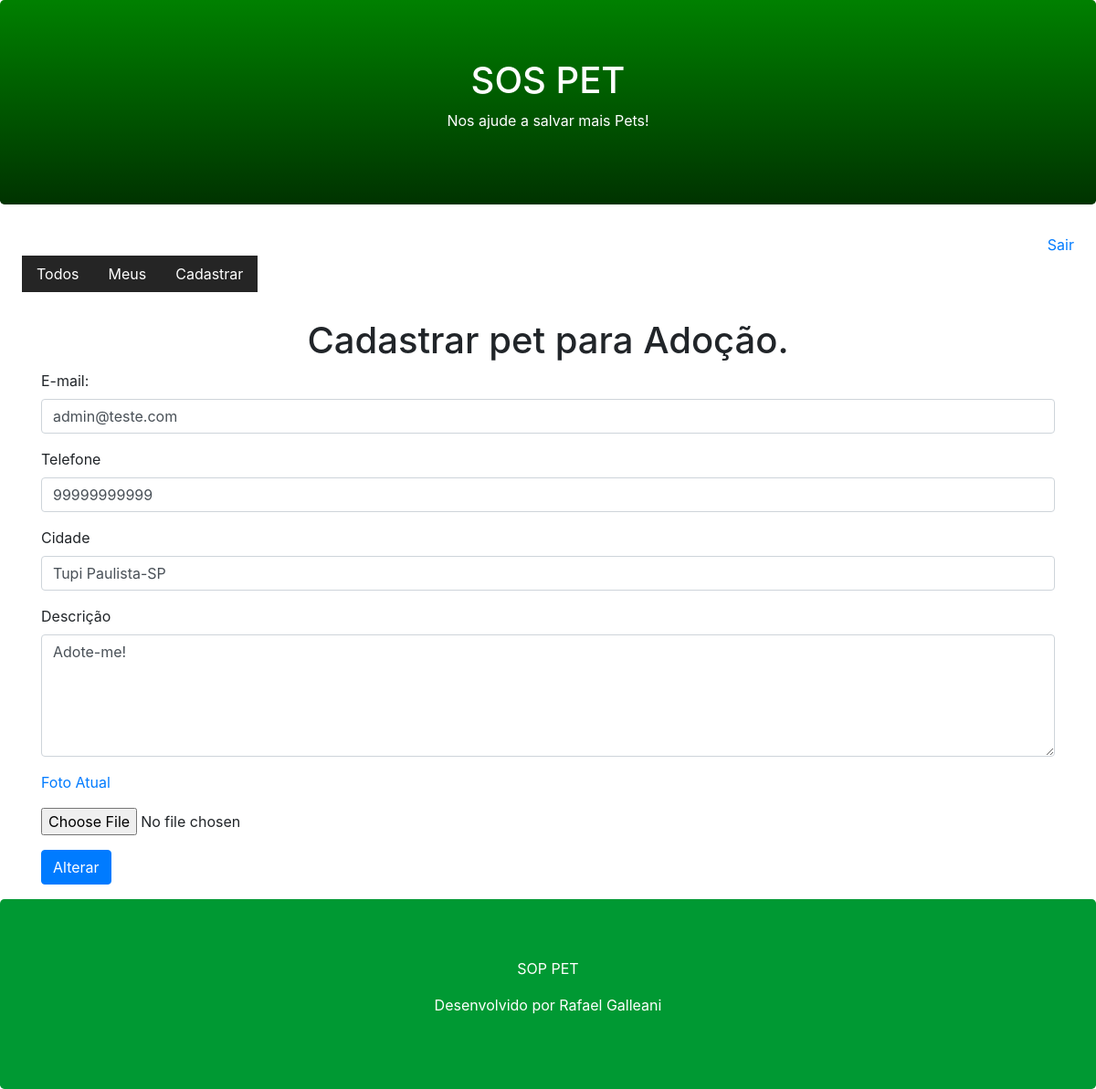
Page /pet/register/?id=12 (signed in) on the committed database.
### core/models.py (models this page shows, shortened)
class Pet(models.Model):
    city = models.CharField(max_length=100)#campo e o tipo e a quantidade de caracter.
    description = models.TextField()# para inserção de textos longos mas ha outros
    phone = models.CharField(max_length=11)
    email = models.EmailField()
    begin_date = models.DateTimeField(auto_now_add=True)# vair criar o horario que foi inserido os dados na tabela e incrementado automatico pelo auto
    photo = models.ImageField('pet') # no banco fica o caminho da foto por isso esse imagefield
    active = models.BooleanField(default=True)#desafio para acertar o modo sempre que for criado vai estar ativo.
    user = models.ForeignKey(User, on_delete=models.CASCADE)# pois o django ja cria a tabela de user e vou importar para saber qual usuario criou o pet.
    class Meta:
        db_table = 'pet'

### core/views.py (the view)
# urls.py: path('pet/register/', views.register_pet),
@login_required(login_url='/login/')
def register_pet(request):
    pet_id = request.GET.get('id')
    if pet_id:
        pet = Pet.objects.get(id=pet_id)
        if pet.user == request.user:
            return render(request, 'register-pet.html', {'pet':pet})
    return render(request, 'register-pet.html')

### templates/register-pet.html (shortened to what this page needs)
{% extends "model-page.html"%}
{% block content %}
    <h1 class="text-center">Cadastrar pet para Adoção.</h1>
    <form enctype="multipart/form-data" action="submit" method="POST">{% csrf_token %}
        <div class="container">
            <div class="form-group">
                <label for="email">E-mail: </label>
                <input class="form-control" name="email" type="text"  value="{{pet.email}}">
            </div>
            <div class="form-group">
                <label for="phone">Telefone</label>
                <input class="form-control" name="phone" type="text" value="{{pet.phone}}">
            </div>
            <div class="form-group">
                <label for="city" >Cidade</label>
                <input class="form-control" name="city" type="text" value="{{ pet.city}}">
            </div>
            <div class="form-group">
                <label for="description">Descrição</label>
                <textarea class="form-control" name="description" rows="5"  >{{ pet.description }}</textarea>
            </div>
            <div class="form-group">
                <p> <a href="/media/{{pet.photo}}" target="_blank" >Foto Atual</a></p>
                <input type="file" name="file" class="form-control-file-border" accept="image/*">
            </div>
               <button class="btn btn-primary" type="submit">
                {% if pet %}
                    Alterar
                {% else %}
                    Cadastrar
                {% endif %}
                </button>
        </form>
{% endblock %}

### rows in the picture
Pet: email "admin@teste.com", phone "99999999999", city "Tupi Paulista-SP", description "Adote-me!"
